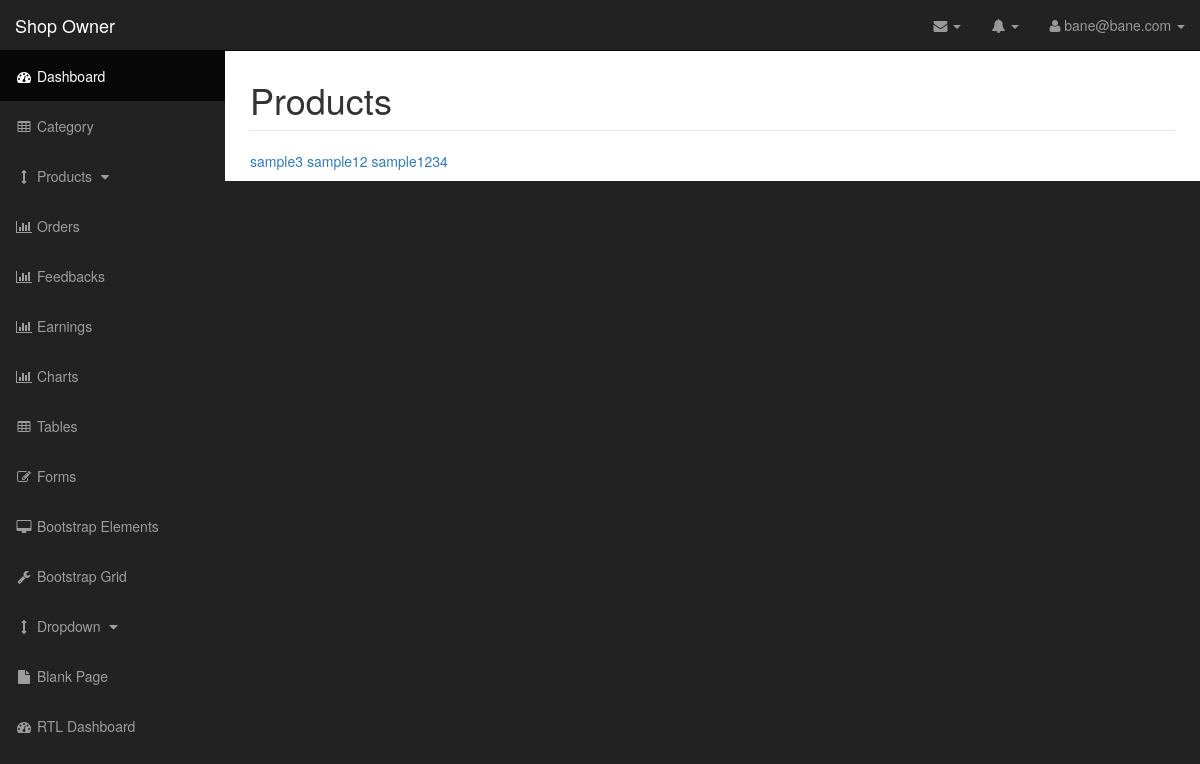
Page /shopowner/category/1/ (signed in) on the earlier database version.
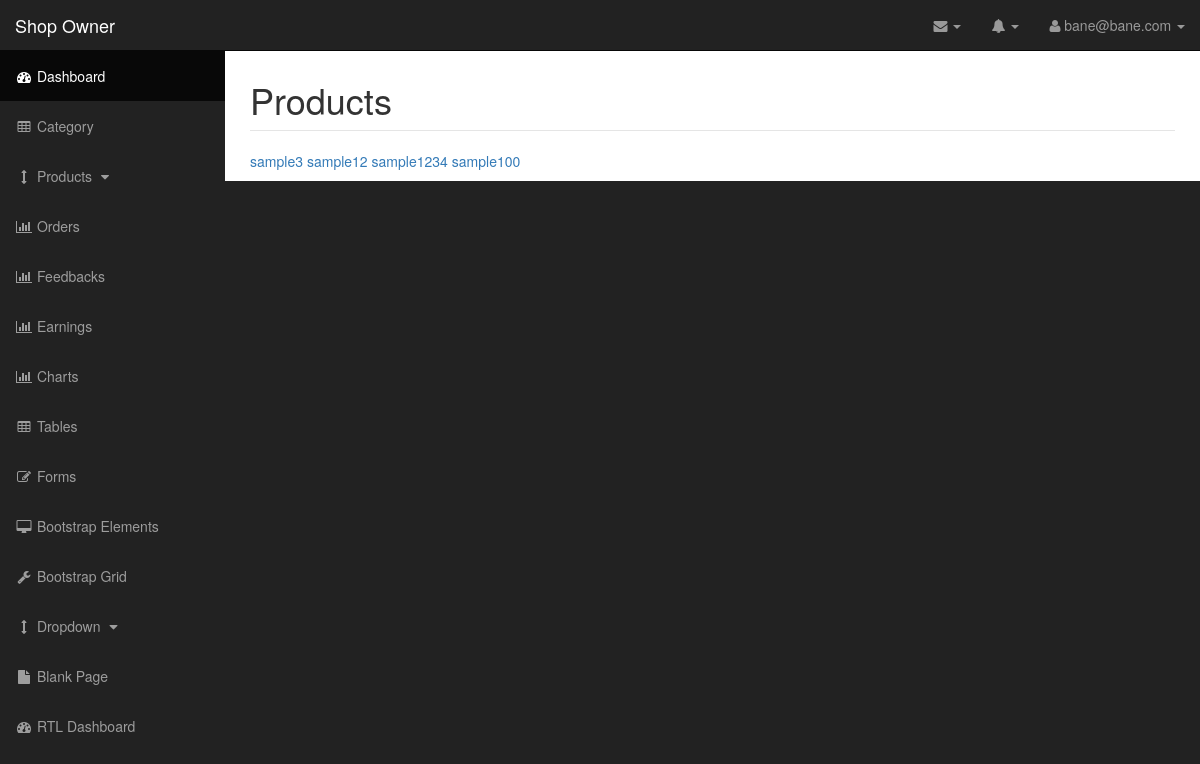
Same page on the later database version.
### app/models.py (models this page shows, shortened)
class Product(models.Model):
    is_active = models.BooleanField(default=True)
    cid = models.ForeignKey(Category, null=True, blank=True)
    owner = models.ForeignKey(MyUser)
    pname = models.CharField(max_length=120)
    description = models.TextField(max_length=500)
    dateadded = models.DateTimeField(default=timezone.now())
    sex = models.ForeignKey(Gender, null=True, blank=True)
    shop = models.ForeignKey(Shop, null=True, blank=True)

### app/views.py (the view)
# urls.py: url(r'^shopowner/category/(?P<category_id>\d+)/$', 'app.views.sview_productbycategory', name='sview_productbycategory'),
def sview_productbycategory(request, category_id):
	if request.user.is_ShopOwner:
		shopowner = MyUser.object.get(pk=request.user.id)
		product = Product.objects.filter(cid=category_id, owner=shopowner)
		return render(request, 'shopowner/viewproductbycategory.html', {'product': product, 'shopowner': shopowner})

### app/templates/shopowner/viewproductbycategory.html
{%extends 'shopowner/shopowner.html'%}
{%block content%}
<h1>Products</h1>
<legend></legend>
{%for product in product%}
<a href="/shopowner/product/view/{{product.id}}">{{product.pname}}</a>
{%endfor%}
{%endblock%}

### app/templates/shopowner/shopowner.html (shortened to what this page needs)
<!DOCTYPE html>
{%load staticfiles%}
<html lang="en">
<head>
    <link href="{% static "css/bootstrap.min.css" %}" rel="stylesheet">
    <link href="{% static "css/sb-admin.css" %}" rel="stylesheet">
    <link href="{% static "css/plugins/morris.css" %}" rel="stylesheet">
    <link href="{% static "font-awesome/css/font-awesome.min.css" %}" rel="stylesheet" type="text/css">
</head>
<body>
    <div id="wrapper">
        <nav class="navbar navbar-inverse navbar-fixed-top" role="navigation">
            <div class="navbar-header">
                <a class="navbar-brand" href="/shopowner/dashboard/">Shop Owner</a>
            </div>
            <ul class="nav navbar-right top-nav">
                <li class="dropdown">
                    <a href="#" class="dropdown-toggle" data-toggle="dropdown"><i class="fa fa-envelope"></i> <b class="caret"></b></a>
                </li>
                <li class="dropdown">
                    <a href="#" class="dropdown-toggle" data-toggle="dropdown"><i class="fa fa-bell"></i> <b class="caret"></b></a>
                </li>
                <li class="dropdown">
                    <a href="#" class="dropdown-toggle" data-toggle="dropdown"><i class="fa fa-user"></i> {{shopowner.email}} <b class="caret"></b></a>
                </li>
            </ul>
            <div class="collapse navbar-collapse navbar-ex1-collapse">
                <ul class="nav navbar-nav side-nav">
                    <li class="active">
                        <a href="/shopowner/dashboard/"><i class="fa fa-fw fa-dashboard"></i> Dashboard</a>
                    </li>
                    <li>
                        <a href="/shopowner/category/"><i class="fa fa-fw fa-table"></i> Category</a>
                    </li>
                    <li>
                        <a href="javascript:;" data-toggle="collapse" data-target="#addproduct"><i class="fa fa-fw fa-arrows-v"></i> Products <i class="fa fa-fw fa-caret-down"></i></a>
                    </li>
                     <li>
                        <a href="charts.html"><i class="fa fa-fw fa-bar-chart-o"></i> Orders</a>
                    </li>
                     <li>
                        <a href="charts.html"><i class="fa fa-fw fa-bar-chart-o"></i> Feedbacks</a>
                    </li>
                    <li>
                        <a href="charts.html"><i class="fa fa-fw fa-bar-chart-o"></i> Earnings</a>
                    </li>
                    <li>
                        <a href="charts.html"><i class="fa fa-fw fa-bar-chart-o"></i> Charts</a>
                    </li>
                    <li>
                        <a href="tables.html"><i class="fa fa-fw fa-table"></i> Tables</a>
                    </li>
                    <li>
                        <a href="forms.html"><i class="fa fa-fw fa-edit"></i> Forms</a>
                    </li>
                    <li>
                        <a href="bootstrap-elements.html"><i class="fa fa-fw fa-desktop"></i> Bootstrap Elements</a>
                    </li>
                    <li>
                        <a href="bootstrap-grid.html"><i class="fa fa-fw fa-wrench"></i> Bootstrap Grid</a>
                    </li>
                    <li>
                        <a href="javascript:;" data-toggle="collapse" data-target="#demo"><i class="fa fa-fw fa-arrows-v"></i> Dropdown <i class="fa fa-fw fa-caret-down"></i></a>
                    </li>
                    <li>
                        <a href="blank-page.html"><i class="fa fa-fw fa-file"></i> Blank Page</a>
                    </li>
                    <li>
                        <a href="index-rtl.html"><i class="fa fa-fw fa-dashboard"></i> RTL Dashboard</a>
                    </li>
                </ul>
            </div>
        </nav>
        <div id="page-wrapper">
            <div class="container-fluid">
                {%block content%} {%endblock%}
        </div>
    </div>
</body>
</html>

Differences in the rows shown:
added Product: pname "sample100"
